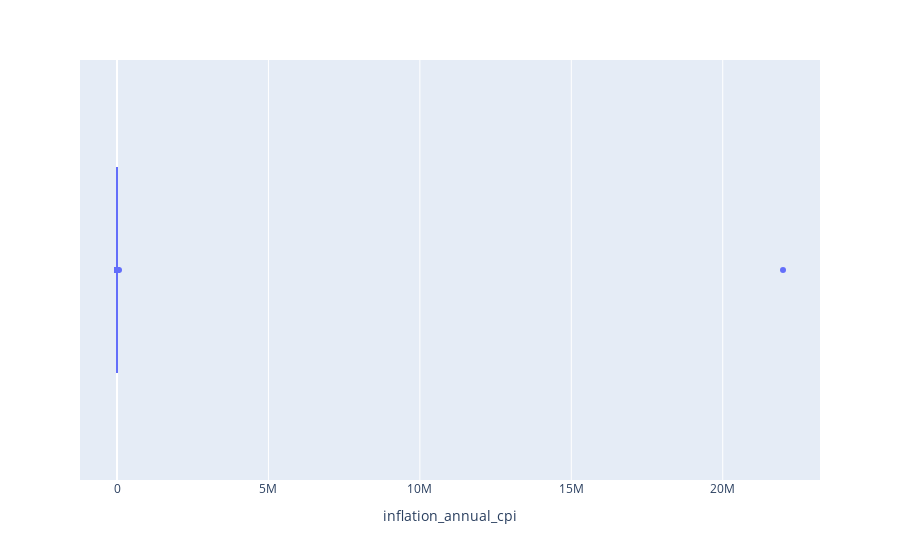

Notebook cell for this chart:
### Markdown cell above
From the ydata profiling report, there are no missing nor duplicated values, but there are outliers in two numerical columns.

### Code cell
# plot a boxplot to check for outliers
fig = px.box(crises_df, x ='inflation_annual_cpi')
fig.show()

### Figure 1 — Plotly figure (JSON) as saved in the notebook; plotly's stock layout.template omitted (floating-point values rounded to 4 significant figures; data arrays with more than 128 entries replaced by an {"elided": "..."} marker saying what was removed)
{"data": [{"alignmentgroup": "True", "hovertemplate": "inflation_annual_cpi=%{x}<extra></extra>", "legendgroup": "", "marker": {"color": "#636efa"}, "name": "", "notched": false, "offsetgroup": "", "orientation": "h", "showlegend": false, "type": "box", "x": {"elided": "1059 float values"}, "x0": " ", "xaxis": "x", "y0": " ", "yaxis": "y"}], "layout": {"boxmode": "group", "legend": {"tracegroupgap": 0}, "margin": {"t": 60}, "xaxis": {"anchor": "y", "domain": [0, 1], "title": {"text": "inflation_annual_cpi"}}, "yaxis": {"anchor": "x", "domain": [0, 1]}}}
